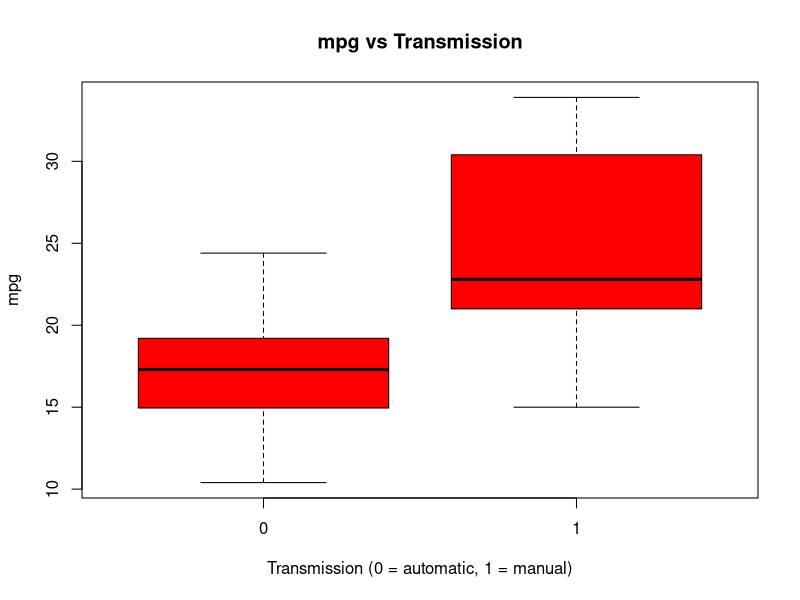
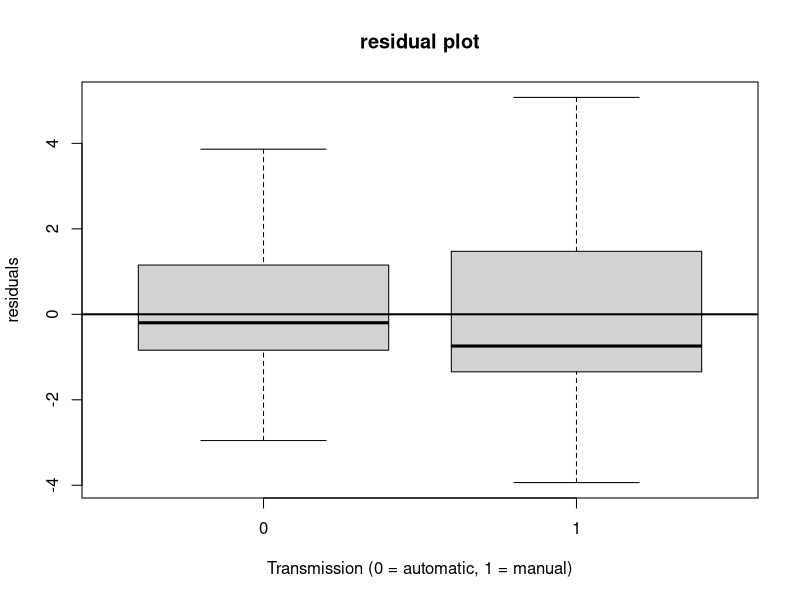
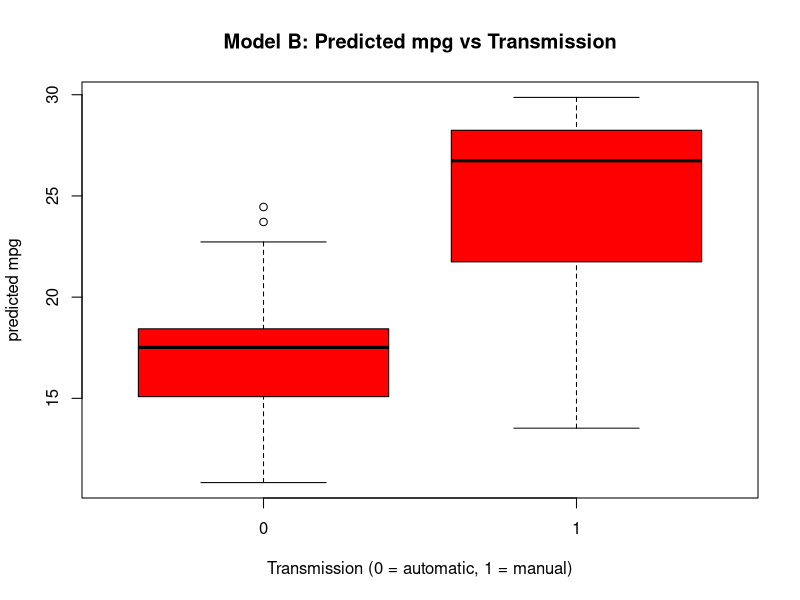

Source code (R) for these figures, in order:
## ---- chunk 1
knitr::opts_chunk$set(echo = TRUE)

cars<- mtcars #copying mtcars dataset into a fresh new variable 'cars' as we don't want to disturb the original dataset
str(cars)
head(cars)
#plotting MPG on y axis and Transmission on x axis
boxplot(mpg~am, data= cars, col='red', xlab='Transmission (0 = automatic, 1 = manual)', main='mpg vs Transmission')

## ---- chunk 2
modelA<- lm(mpg~factor(am)-1, data = cars)
summary(modelA)
## ---- chunk 3
#doing nested models now to find unnecessary variables

m1<- lm(mpg~factor(am), data = cars)
m2<- update(m1, mpg~factor(am)+factor(cyl))
m3<- update(m2, mpg~factor(am)+factor(cyl)+disp)
m4<- update(m3, mpg~factor(am)+factor(cyl)+disp+hp)
m5<- update(m4, mpg~factor(am)+factor(cyl)+disp+hp+drat)
m6<- update(m5, mpg~factor(am)+factor(cyl)+disp+hp+drat+wt)
m7<- update(m6, mpg~factor(am)+factor(cyl)+disp+hp+drat+wt+qsec)
m8<- update(m7, mpg~factor(am)+factor(cyl)+disp+hp+drat+wt+qsec+factor(vs))
m9<- update(m8, mpg~factor(am)+factor(cyl)+disp+hp+drat+wt+qsec+factor(vs)+factor(gear))
m10<- update(m9, mpg~factor(am)+factor(cyl)+disp+hp+drat+wt+qsec+factor(vs)+factor(gear)+carb)
anova(m1, m2, m3, m4, m5, m6, m7, m8, m9, m10)
## ---- chunk 4
modelB<- lm(mpg~factor(am)+factor(cyl)+disp+hp+wt-1, data= cars)
summary(modelB)
## ---- chunk 5
e_modelB<- resid(modelB)
boxplot(e_modelB~cars$am,  xlab='Transmission (0 = automatic, 1 = manual)', ylab = 'residuals', main= 'residual plot')
abline(h=0, lwd=2)
## ---- chunk 6
boxplot(predict(modelB)~cars$am, col='red', xlab='Transmission (0 = automatic, 1 = manual)', ylab='predicted mpg' ,main='Model B: Predicted mpg vs Transmission')
